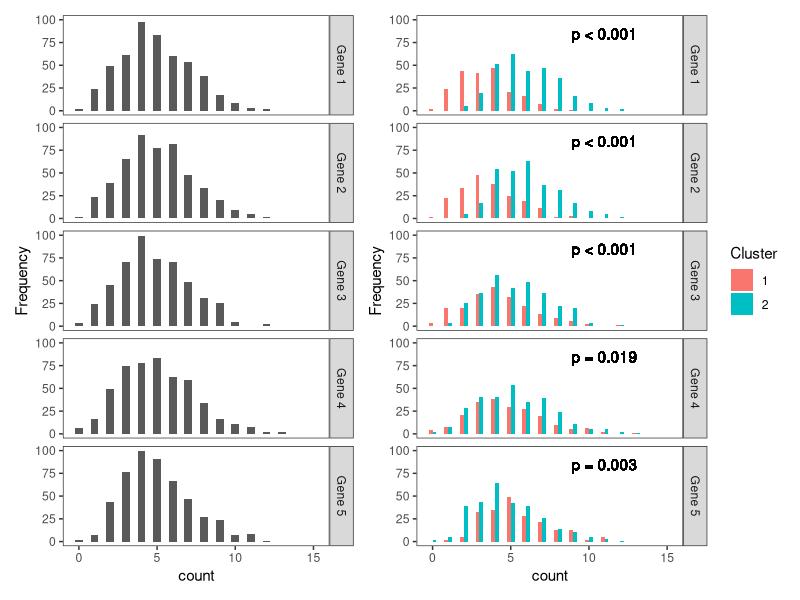

This figure's R source:
set.seed(1)
n <- 500
p <- 5
X <- data.frame(matrix(rpois(n*p, 5), nrow=n, ncol=p))
X5temp <- X[,5]
X1temp <- X[,1]
X[,1] <- X5temp
X[,5] <- X1temp
clusters <- kmeans(log(X+1), centers=2)$cluster
border <- sum(clusters==1)
names(X) <- paste("gene", 1:p, sep="")


X$cell <- 1:n
Xlong <- reshape(X, direction="long", varying=list(1:p))
names(Xlong) <- c("cell", "gene", "count", "id")

#p1 <- ggplot(data=Xlong, aes(x=cell, y=gene, fill=count))+
#  geom_tile(col="black")+xlab("cell")+theme_bw()+
#  xlab("Cells ordered by index")+
#  theme(axis.ticks.x = element_blank(),
#        axis.text.x = element_blank(),
#        panel.grid.major = element_blank(),
#        panel.grid.minor = element_blank(),
#        panel.border = element_blank(),
#        panel.background = element_blank())+
#  scale_y_reverse(breaks=0:5, labels=c("", paste("Gene", 1:5)))+
#  ylab("")+
#  geom_text(aes(label="Cluster 2", x=border+30, y=0.25), col="white")+
#  geom_text(aes(label="Cluster 1", x=30, y=0.25), col="white")+
#  xlim(0,n+100)
#clusters

X2 <- rbind(X[clusters==1,], X[clusters==2,])
X2$cell <- 1:n
X2$cluster <- c(rep(1, sum(clusters==1)), rep(2, sum(clusters==2)))
Xlong2 <- reshape(X2, direction="long", varying=list(1:p))
names(Xlong2) <- c("cell", "cluster", "gene", "count", "id")


#p2 <- ggplot(data=Xlong2, aes(x=cell, y=gene, fill=count, col=count))+
#  geom_tile(col="black")+xlab("cell (ordered by cluster)")+
 # geom_vline(xintercept=border, col="black", lwd=2)+
 # theme_bw()+
 # theme(axis.ticks.x = element_blank(),
 #       axis.text.x = element_blank(),
  #      panel.grid.major = element_blank(),
  #      panel.grid.minor = element_blank(),
   #     panel.border = element_blank(),
  #      panel.background = element_blank())+
  #xlab("Cells ordered by cluster")+
  #geom_text(aes(label="Cluster 2", x=border+30, y=0.25), size=4)+
  #geom_text(aes(label="Cluster 1", x=30, y=0.25), size=4)+
  #scale_y_reverse(breaks=0:5, labels=c("", paste("Gene", 1:5)))+
  #ylab("")+
  #xlim(0,n+100)+
  #geom_text(aes(label=paste("p =", round(summary(glm(X$gene1~clusters, family="poisson"))$coefficients[2,4],3)), x=550, y=1), size=2)+
  #geom_text(aes(label=paste("p =", round(summary(glm(X$gene2~clusters, family="poisson"))$coefficients[2,4],3)), x=550, y=2), size=2)+
  #geom_text(aes(label=paste("p =", round(summary(glm(X$gene3~clusters, family="poisson"))$coefficients[2,4],3)), x=550, y=3), size=2)+
  #geom_text(aes(label=paste("p =", round(summary(glm(X$gene4~clusters, family="poisson"))$coefficients[2,4],3)), x=600, y=4),size=2)+
  #geom_text(aes(label=paste("p =", round(summary(glm(X$gene5~clusters, family="poisson"))$coefficients[2,4],3)), x=600, y=5), size=2)



#p1+p2 + plot_layout(guides="collect") & scale_fill_gradient(low="white", high="darkred")
#ggsave("~/Dropbox/Pseudotime : PCA NEW/Paper/Biostat Revision August 2022/Figures/intro_heatmap.png")


Xlong$gene2 <- paste("Gene", Xlong$gene)
Xlong2$gene2 <- paste("Gene", Xlong2$gene)
Xlong2$pval <- NA
Xlong2$pval[Xlong2$gene==1] <- round(summary(glm(X$gene1~clusters, family="poisson"))$coefficients[2,4],3)
Xlong2$pval[Xlong2$gene==2] <- round(summary(glm(X$gene2~clusters, family="poisson"))$coefficients[2,4],3)
Xlong2$pval[Xlong2$gene==3] <- round(summary(glm(X$gene3~clusters, family="poisson"))$coefficients[2,4],3)
Xlong2$pval[Xlong2$gene==4] <- round(summary(glm(X$gene4~clusters, family="poisson"))$coefficients[2,4],3)
Xlong2$pval[Xlong2$gene==5] <- round(summary(glm(X$gene5~clusters, family="poisson"))$coefficients[2,4],3)

Xlong2$pval[Xlong2$pval!=0] <- paste("=", Xlong2$pval[Xlong2$pval!=0])
Xlong2$pval[Xlong2$pval==0] <- "< 0.001"

library(tidyverse)
library(patchwork)
p3 <- ggplot(data=Xlong, aes(x=count))+geom_histogram(binwidth=0.5)+
  facet_grid(rows=vars(gene2))
p4 <- ggplot(data=Xlong2, aes(x=count, group=as.factor(cluster), fill=as.factor(cluster)))+geom_histogram(position="dodge", binwidth=0.5)+
  facet_grid(rows=vars(gene2))+labs(col="Cluster")+
  geom_text(aes(x=11, y=85, label=paste("p", pval)))+ labs(col="cluster")+labs(fill="Cluster")
p3+p4 & theme_bw()&  theme(panel.grid.major=element_blank(), panel.grid.minor=element_blank()) & ylab("Frequency") &
  ylim(0,100)
#ggsave("~/Dropbox/Pseudotime : PCA NEW/Paper/Biostat Revision August 2022/Figures/intro_hists.png")
#ggsave("~/Dropbox/Pseudotime : PCA NEW/Paper/Biostat reviewer responses Aug 2022/intro_hists.png")
